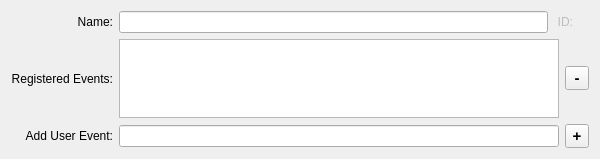
<?xml version="1.0" encoding="UTF-8"?>
<ui version="4.0">
 <class>scripts_main_area</class>
 <widget class="QWidget" name="scripts_main_area">
  <property name="geometry">
   <rect>
    <x>0</x>
    <y>0</y>
    <width>600</width>
    <height>159</height>
   </rect>
  </property>
  <property name="sizePolicy">
   <sizepolicy hsizetype="Expanding" vsizetype="Preferred">
    <horstretch>0</horstretch>
    <verstretch>0</verstretch>
   </sizepolicy>
  </property>
  <layout class="QGridLayout" name="gridLayout" rowstretch="0,1,0" columnstretch="0,1,0,0">
   <item row="0" column="0">
    <widget class="QLabel" name="label_script_name">
     <property name="text">
      <string>Name:</string>
     </property>
     <property name="alignment">
      <set>Qt::AlignRight|Qt::AlignTrailing|Qt::AlignVCenter</set>
     </property>
    </widget>
   </item>
   <item row="0" column="1">
    <widget class="QLineEdit" name="lineEdit_script_name">
     <property name="toolTip">
      <string>&lt;p&gt;Choose a good, (ideally, though it need not be, unique) name for your script or script group. This will be displayed in the script tree.&lt;/p&gt;&lt;p&gt;If a function within the script is to be used to handle events entered in the list below &lt;b&gt;&lt;u&gt;it must have the same name as is entered here.&lt;/u&gt;&lt;/b&gt;&lt;/p&gt;</string>
     </property>
    </widget>
   </item>
   <item row="0" column="2" colspan="2">
    <widget class="QFrame" name="frameId">
     <property name="frameShape">
      <enum>QFrame::NoFrame</enum>
     </property>
     <layout class="QHBoxLayout" name="horizontalLayout_frameId">
      <property name="leftMargin">
       <number>3</number>
      </property>
      <property name="topMargin">
       <number>0</number>
      </property>
      <property name="rightMargin">
       <number>3</number>
      </property>
      <property name="bottomMargin">
       <number>0</number>
      </property>
      <item alignment="Qt::AlignVCenter">
       <widget class="QLabel" name="label_idLabel">
        <property name="enabled">
         <bool>false</bool>
        </property>
        <property name="text">
         <string>ID:</string>
        </property>
        <property name="alignment">
         <set>Qt::AlignRight|Qt::AlignTrailing|Qt::AlignVCenter</set>
        </property>
        <property name="textInteractionFlags">
         <set>Qt::NoTextInteraction</set>
        </property>
       </widget>
      </item>
      <item alignment="Qt::AlignVCenter">
       <widget class="QLabel" name="label_idNumber">
        <property name="enabled">
         <bool>false</bool>
        </property>
        <property name="text">
         <string/>
        </property>
        <property name="textInteractionFlags">
         <set>Qt::TextSelectableByMouse</set>
        </property>
       </widget>
      </item>
     </layout>
    </widget>
   </item>
   <item row="1" column="0" alignment="Qt::AlignRight">
    <widget class="QLabel" name="label_script_registered_event_handlers">
     <property name="text">
      <string>Registered Events:</string>
     </property>
     <property name="alignment">
      <set>Qt::AlignRight|Qt::AlignTrailing|Qt::AlignVCenter</set>
     </property>
     <property name="wordWrap">
      <bool>true</bool>
     </property>
    </widget>
   </item>
   <item row="1" column="1" colspan="2">
    <widget class="QListWidget" name="listWidget_script_registered_event_handlers">
     <property name="sizePolicy">
      <sizepolicy hsizetype="Expanding" vsizetype="MinimumExpanding">
       <horstretch>0</horstretch>
       <verstretch>0</verstretch>
      </sizepolicy>
     </property>
     <property name="sizeAdjustPolicy">
      <enum>QAbstractScrollArea::AdjustToContents</enum>
     </property>
     <property name="selectionRectVisible">
      <bool>true</bool>
     </property>
    </widget>
   </item>
   <item row="1" column="3">
    <widget class="QToolButton" name="toolButton_script_remove_event_handler">
     <property name="minimumSize">
      <size>
       <width>16</width>
       <height>16</height>
      </size>
     </property>
     <property name="maximumSize">
      <size>
       <width>24</width>
       <height>24</height>
      </size>
     </property>
     <property name="font">
      <font>
       <pointsize>11</pointsize>
       <bold>true</bold>
      </font>
     </property>
     <property name="toolTip">
      <string>&lt;p&gt;Remove (selected) event from list.&lt;/p&gt;</string>
     </property>
     <property name="text">
      <string>-</string>
     </property>
    </widget>
   </item>
   <item row="2" column="0">
    <widget class="QLabel" name="label_script_event_handler_entry">
     <property name="text">
      <string>Add User Event:</string>
     </property>
     <property name="alignment">
      <set>Qt::AlignRight|Qt::AlignTrailing|Qt::AlignVCenter</set>
     </property>
     <property name="wordWrap">
      <bool>true</bool>
     </property>
    </widget>
   </item>
   <item row="2" column="1" colspan="2">
    <widget class="QLineEdit" name="lineEdit_script_event_handler_entry"/>
   </item>
   <item row="2" column="3">
    <widget class="QToolButton" name="toolButton_script_add_event_handler">
     <property name="minimumSize">
      <size>
       <width>16</width>
       <height>16</height>
      </size>
     </property>
     <property name="maximumSize">
      <size>
       <width>24</width>
       <height>24</height>
      </size>
     </property>
     <property name="font">
      <font>
       <pointsize>11</pointsize>
       <bold>true</bold>
      </font>
     </property>
     <property name="toolTip">
      <string>&lt;p&gt;Add entered event name to list.&lt;/p&gt;</string>
     </property>
     <property name="text">
      <string>+</string>
     </property>
    </widget>
   </item>
  </layout>
 </widget>
 <resources/>
 <connections/>
</ui>
